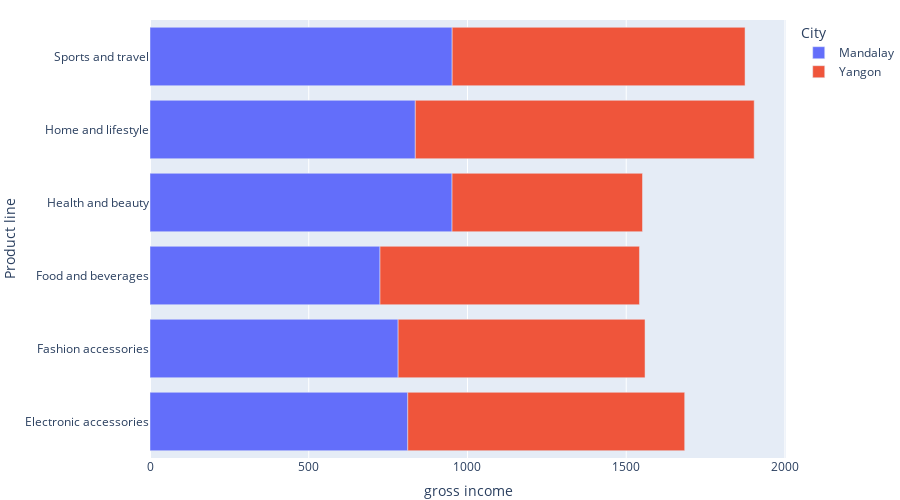

This figure's notebook cell:
### Code cell
fig_product_income.update_layout(margin = dict(l = 0, r=0,t=20,b=20),height= 500 )

### Figure 1 — Plotly figure (JSON) as saved in the notebook; plotly's stock layout.template omitted (floating-point values rounded to 4 significant figures)
{"data": [{"alignmentgroup": "True", "hovertemplate": "City=Mandalay<br>gross income=%{x}<br>Product line=%{y}<extra></extra>", "legendgroup": "Mandalay", "marker": {"color": "#636efa", "pattern": {"shape": ""}}, "name": "Mandalay", "offsetgroup": "Mandalay", "orientation": "h", "showlegend": true, "textposition": "auto", "x": [812.0, 781.6, 724.5, 951.5, 835.7, 951.8], "xaxis": "x", "y": ["Electronic accessories", "Fashion accessories", "Food and beverages", "Health and beauty", "Home and lifestyle", "Sports and travel"], "yaxis": "y", "type": "bar"}, {"alignmentgroup": "True", "hovertemplate": "City=Yangon<br>gross income=%{x}<br>Product line=%{y}<extra></extra>", "legendgroup": "Yangon", "marker": {"color": "#EF553B", "pattern": {"shape": ""}}, "name": "Yangon", "offsetgroup": "Yangon", "orientation": "h", "showlegend": true, "textposition": "auto", "x": [872.2, 777.7, 817.3, 599.9, 1067.0, 922.5], "xaxis": "x", "y": ["Electronic accessories", "Fashion accessories", "Food and beverages", "Health and beauty", "Home and lifestyle", "Sports and travel"], "yaxis": "y", "type": "bar"}], "layout": {"xaxis": {"anchor": "y", "domain": [0, 1], "title": {"text": "gross income"}}, "yaxis": {"anchor": "x", "domain": [0, 1], "title": {"text": "Product line"}}, "legend": {"title": {"text": "City"}, "tracegroupgap": 0}, "margin": {"t": 20, "l": 0, "r": 0, "b": 20}, "barmode": "relative", "height": 500}}
